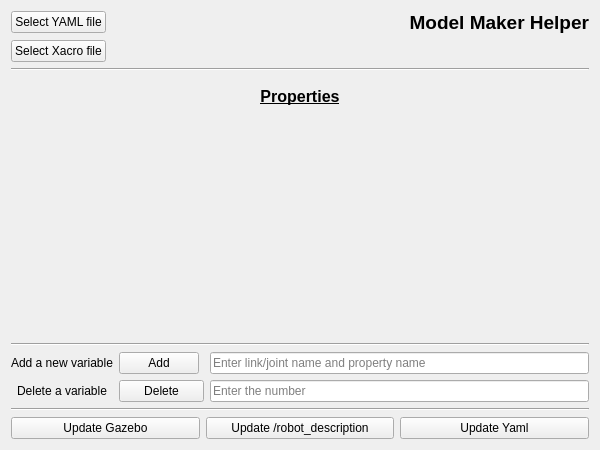
<?xml version="1.0" encoding="UTF-8"?>
<ui version="4.0">
 <class>Helper</class>
 <widget class="QWidget" name="Helper">
  <property name="geometry">
   <rect>
    <x>0</x>
    <y>0</y>
    <width>600</width>
    <height>450</height>
   </rect>
  </property>
  <property name="sizePolicy">
   <sizepolicy hsizetype="Fixed" vsizetype="Fixed">
    <horstretch>0</horstretch>
    <verstretch>0</verstretch>
   </sizepolicy>
  </property>
  <property name="minimumSize">
   <size>
    <width>600</width>
    <height>300</height>
   </size>
  </property>
  <property name="maximumSize">
   <size>
    <width>600</width>
    <height>1080</height>
   </size>
  </property>
  <property name="windowTitle">
   <string>Model Maker Helper</string>
  </property>
  <layout class="QVBoxLayout" name="verticalLayout">
   <item>
    <layout class="QGridLayout" name="gridLayout_2">
     <item row="1" column="0">
      <widget class="QPushButton" name="getyamlbtn">
       <property name="sizePolicy">
        <sizepolicy hsizetype="Fixed" vsizetype="Fixed">
         <horstretch>0</horstretch>
         <verstretch>0</verstretch>
        </sizepolicy>
       </property>
       <property name="text">
        <string>Select YAML file</string>
       </property>
      </widget>
     </item>
     <item row="1" column="1">
      <widget class="QLabel" name="label">
       <property name="sizePolicy">
        <sizepolicy hsizetype="Fixed" vsizetype="Fixed">
         <horstretch>0</horstretch>
         <verstretch>0</verstretch>
        </sizepolicy>
       </property>
       <property name="minimumSize">
        <size>
         <width>0</width>
         <height>0</height>
        </size>
       </property>
       <property name="maximumSize">
        <size>
         <width>560</width>
         <height>16777215</height>
        </size>
       </property>
       <property name="font">
        <font>
         <pointsize>14</pointsize>
         <weight>75</weight>
         <italic>false</italic>
         <bold>true</bold>
        </font>
       </property>
       <property name="layoutDirection">
        <enum>Qt::LeftToRight</enum>
       </property>
       <property name="text">
        <string>&lt;html&gt;&lt;head/&gt;&lt;body&gt;&lt;p align=&quot;right&quot;&gt;Model Maker Helper&lt;/p&gt;&lt;/body&gt;&lt;/html&gt;</string>
       </property>
       <property name="alignment">
        <set>Qt::AlignLeading|Qt::AlignLeft|Qt::AlignVCenter</set>
       </property>
      </widget>
     </item>
     <item row="2" column="0">
      <widget class="QPushButton" name="selectxacrobtn">
       <property name="text">
        <string>Select Xacro file</string>
       </property>
      </widget>
     </item>
    </layout>
   </item>
   <item>
    <widget class="Line" name="line">
     <property name="orientation">
      <enum>Qt::Horizontal</enum>
     </property>
    </widget>
   </item>
   <item>
    <layout class="QFormLayout" name="formLayout">
     <property name="fieldGrowthPolicy">
      <enum>QFormLayout::AllNonFixedFieldsGrow</enum>
     </property>
     <property name="horizontalSpacing">
      <number>250</number>
     </property>
     <property name="verticalSpacing">
      <number>10</number>
     </property>
     <property name="leftMargin">
      <number>10</number>
     </property>
     <property name="topMargin">
      <number>10</number>
     </property>
     <property name="rightMargin">
      <number>10</number>
     </property>
     <item row="0" column="0" colspan="2">
      <widget class="QLabel" name="label_4">
       <property name="sizePolicy">
        <sizepolicy hsizetype="Ignored" vsizetype="Preferred">
         <horstretch>0</horstretch>
         <verstretch>0</verstretch>
        </sizepolicy>
       </property>
       <property name="minimumSize">
        <size>
         <width>0</width>
         <height>0</height>
        </size>
       </property>
       <property name="font">
        <font>
         <pointsize>12</pointsize>
         <weight>75</weight>
         <bold>true</bold>
         <underline>true</underline>
        </font>
       </property>
       <property name="text">
        <string>&lt;html&gt;&lt;head/&gt;&lt;body&gt;&lt;p&gt;&lt;span style=&quot; font-size:12pt; text-decoration: underline;&quot;&gt;Properties&lt;/span&gt;&lt;/p&gt;&lt;/body&gt;&lt;/html&gt;</string>
       </property>
       <property name="alignment">
        <set>Qt::AlignCenter</set>
       </property>
      </widget>
     </item>
    </layout>
   </item>
   <item>
    <widget class="Line" name="line_2">
     <property name="orientation">
      <enum>Qt::Horizontal</enum>
     </property>
    </widget>
   </item>
   <item>
    <layout class="QGridLayout" name="gridLayout">
     <item row="1" column="2">
      <widget class="QLineEdit" name="newvarname">
       <property name="placeholderText">
        <string>Enter link/joint name and property name</string>
       </property>
      </widget>
     </item>
     <item row="2" column="0">
      <widget class="QLabel" name="label_3">
       <property name="text">
        <string>Delete a variable</string>
       </property>
       <property name="alignment">
        <set>Qt::AlignCenter</set>
       </property>
      </widget>
     </item>
     <item row="1" column="0">
      <widget class="QLabel" name="label_2">
       <property name="text">
        <string>Add a new variable</string>
       </property>
      </widget>
     </item>
     <item row="1" column="1">
      <widget class="QPushButton" name="addnewvariable">
       <property name="sizePolicy">
        <sizepolicy hsizetype="Fixed" vsizetype="Fixed">
         <horstretch>0</horstretch>
         <verstretch>0</verstretch>
        </sizepolicy>
       </property>
       <property name="text">
        <string>Add</string>
       </property>
      </widget>
     </item>
     <item row="2" column="2">
      <widget class="QLineEdit" name="deletevarnum">
       <property name="text">
        <string/>
       </property>
       <property name="placeholderText">
        <string>Enter the number</string>
       </property>
      </widget>
     </item>
     <item row="2" column="1">
      <widget class="QPushButton" name="deletevariable">
       <property name="sizePolicy">
        <sizepolicy hsizetype="Fixed" vsizetype="Fixed">
         <horstretch>0</horstretch>
         <verstretch>0</verstretch>
        </sizepolicy>
       </property>
       <property name="minimumSize">
        <size>
         <width>85</width>
         <height>0</height>
        </size>
       </property>
       <property name="text">
        <string>Delete</string>
       </property>
      </widget>
     </item>
    </layout>
   </item>
   <item>
    <widget class="Line" name="line_3">
     <property name="orientation">
      <enum>Qt::Horizontal</enum>
     </property>
    </widget>
   </item>
   <item>
    <layout class="QHBoxLayout" name="horizontalLayout_3">
     <item>
      <widget class="QPushButton" name="updategazebobtn">
       <property name="text">
        <string>Update Gazebo</string>
       </property>
      </widget>
     </item>
     <item>
      <widget class="QPushButton" name="updaterobotbtn">
       <property name="text">
        <string>Update /robot_description</string>
       </property>
      </widget>
     </item>
     <item>
      <widget class="QPushButton" name="updatevalues">
       <property name="text">
        <string>Update Yaml</string>
       </property>
      </widget>
     </item>
    </layout>
   </item>
  </layout>
 </widget>
 <resources/>
 <connections/>
</ui>
